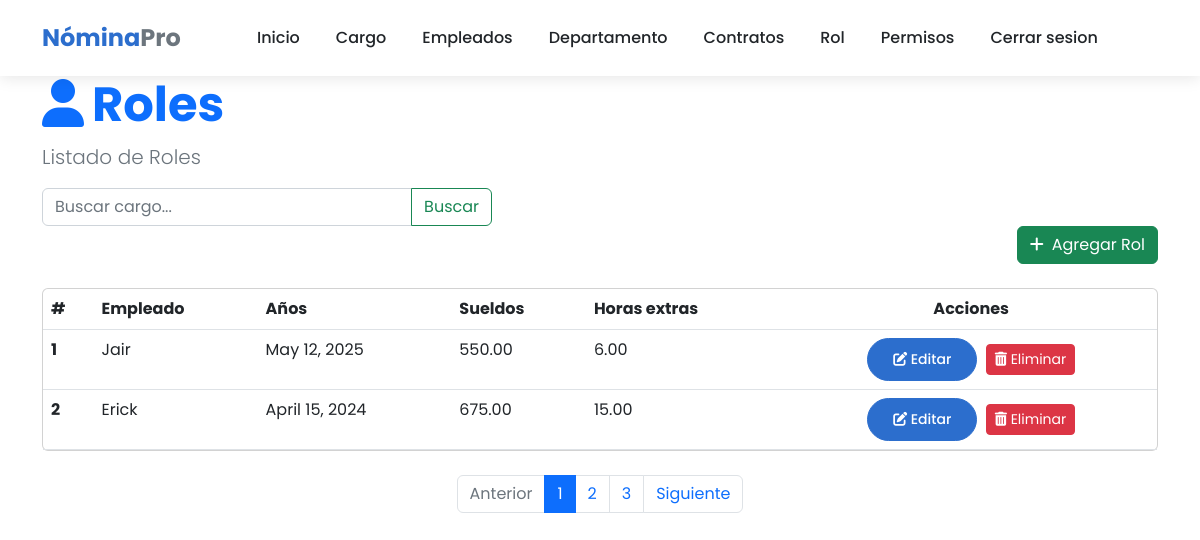
The app's page /nomina/list_rol (signed in), older data.
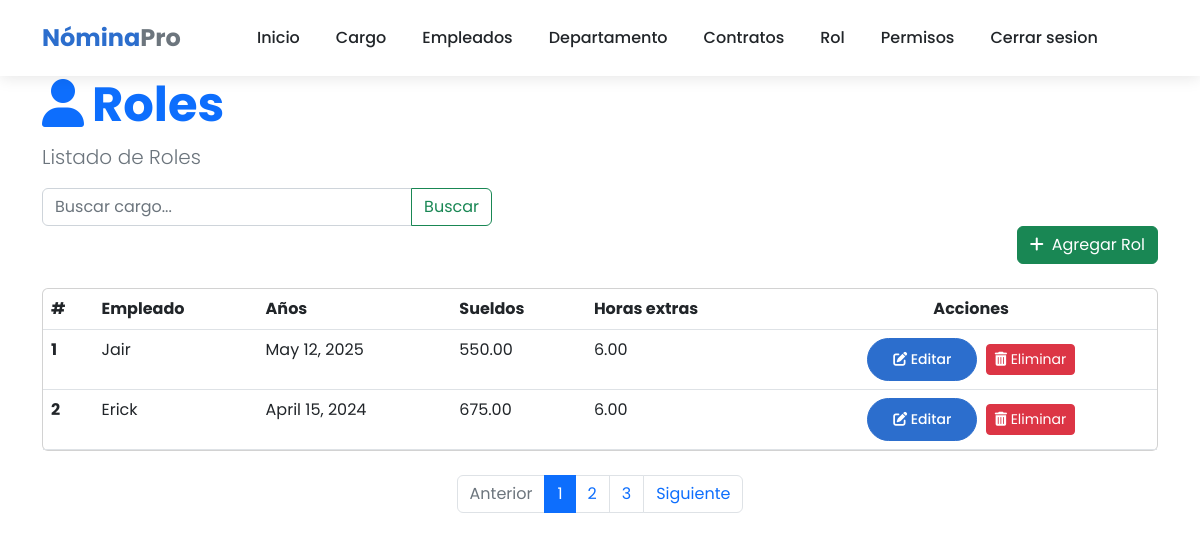
The same page, newer data.
### core/models.py (models this page shows, shortened)
class Rol(models.Model):
    empleado = models.ForeignKey(Empleado, on_delete=models.CASCADE)
    aniomes = models.DateField()#202501
    sueldo = models.DecimalField(max_digits=10, decimal_places=2)
    horas_extra = models.DecimalField(max_digits=10, decimal_places=2)
    bono = models.DecimalField(max_digits=10, decimal_places=2)
    iess = models.DecimalField(max_digits=10, decimal_places=2)
    tot_ing = models.DecimalField(max_digits=10, decimal_places=2)
    tot_des = models.DecimalField(max_digits=10, decimal_places=2)
    neto = models.DecimalField(max_digits=10, decimal_places=2)

class Empleado(models.Model):
    SEXO_CHOICES = [
    ('M', 'Masculino'),
    ('F', 'Femenino'),
    ]
    nombre = models.CharField(max_length=100)
    cedula = models.CharField(max_length=20, unique=True)
    direccion = models.TextField()
    sexo = models.CharField(max_length=1, choices=SEXO_CHOICES)
    sueldo = models.DecimalField(max_digits=10, decimal_places=2)
    cargo = models.ForeignKey(Cargo, on_delete=models.CASCADE)
    departamento = models.ForeignKey(Departamento, on_delete=models.CASCADE)
    tipo_contrato = models.ForeignKey(TipoContrato, on_delete=models.CASCADE)
    def __str__(self):
        return self.nombre

### core/views.py (the view)
# urls.py: path('list_rol', views.list_rol, name="list_rol"),
@login_required
def list_rol (request):
    query = request.GET.get('q',None)
    print(query)
    if query: roles = Rol.objects.filter(empleado__nombre__icontains=query)
    else: roles = Rol.objects.all()
    context = {'roles': roles, 'title': 'Listado de nomina'}
    return render(request, 'roles/list.html', context)

### template/roles/list.html (shortened to what this page needs)
{% extends "home.html" %}
{% block content %}
<div class="container">
    <header class="page-header">
        <h1 class="display-5 fw-bold text-primary">
            <i class="fas fa-user me-2"></i>Roles
        </h1>
        <p class="lead text-muted">Listado de Roles</p>
    </header>
    <form action="" style="max-width: 450px;">
        <div class="input-group">
            <input type="text" class="form-control" placeholder="Buscar cargo..." name="q" value="{{ request.GET.q }}">
            <button class="btn btn-outline-success" data-bs-toggle="tooltip" data-bs-title="Escriba parte del apellido y click en buscar">
                Buscar
            </button>
        </div>
    </form>
    <div class="d-flex justify-content-end mb-4">
        <a class="btn btn-success text-white"  href="{% url 'core:create_rol' %}">
            <i class="fas fa-plus me-2"></i>Agregar Rol
        </a>
    </div>
    <div class="card mb-4">
        <div class="card-body p-0">
            <div class="table-responsive">
                <table class="table table-hover mb-0">
                    <thead>
                        <tr>
                            <th scope="col">#</th>
                            <th scope="col">Empleado</th>
                            <th scope="col">Años</th>
                            <th scope="col">Sueldos</th>
                            <th scope="col">Horas extras</th>
                            <th scope="col" class="text-center">Acciones</th>
                    </thead>
                    <tbody>
                       {% for rol in roles %}
                        <tr>
                            <th scope="row">{{rol.id}}</th>
                            <td>{{rol.empleado}}</td>
                            <td>{{rol.aniomes}}</td>
                            <td>{{rol.sueldo}}</td>
                            <td>{{rol.horas_extra}}</td>
                            <td class="text-center">
                                <a href="{% url 'core:update_rol' rol.id %}" class="btn btn-sm btn-primary me-1">
                                    <i class="fas fa-edit"></i> Editar
                                </a>
                                <a  href="{% url 'core:delete_rol' rol.id %}" class="btn btn-sm btn-danger">
                                    <i class="fas fa-trash-alt"></i> Eliminar
                                </a>
                            </td>
                        </tr>
                       {% endfor %}
                    </tbody>
                </table>
            </div>
        </div>
    </div>
    <nav aria-label="Page navigation" class="mb-4">
        <ul class="pagination justify-content-center">
            <li class="page-item disabled">
                <a class="page-link" href="#" tabindex="-1" aria-disabled="true">Anterior</a>
            </li>
            <li class="page-item active"><a class="page-link" href="#">1</a></li>
            <li class="page-item"><a class="page-link" href="#">2</a></li>
            <li class="page-item"><a class="page-link" href="#">3</a></li>
            <li class="page-item">
                <a class="page-link" href="#">Siguiente</a>
            </li>
        </ul>
    </nav>
</div>
{% endblock %}

Row changes from the older to the newer data that the page shows:
changed Rol "April 15, 2024": horas_extra "15.00" → "6.00"
